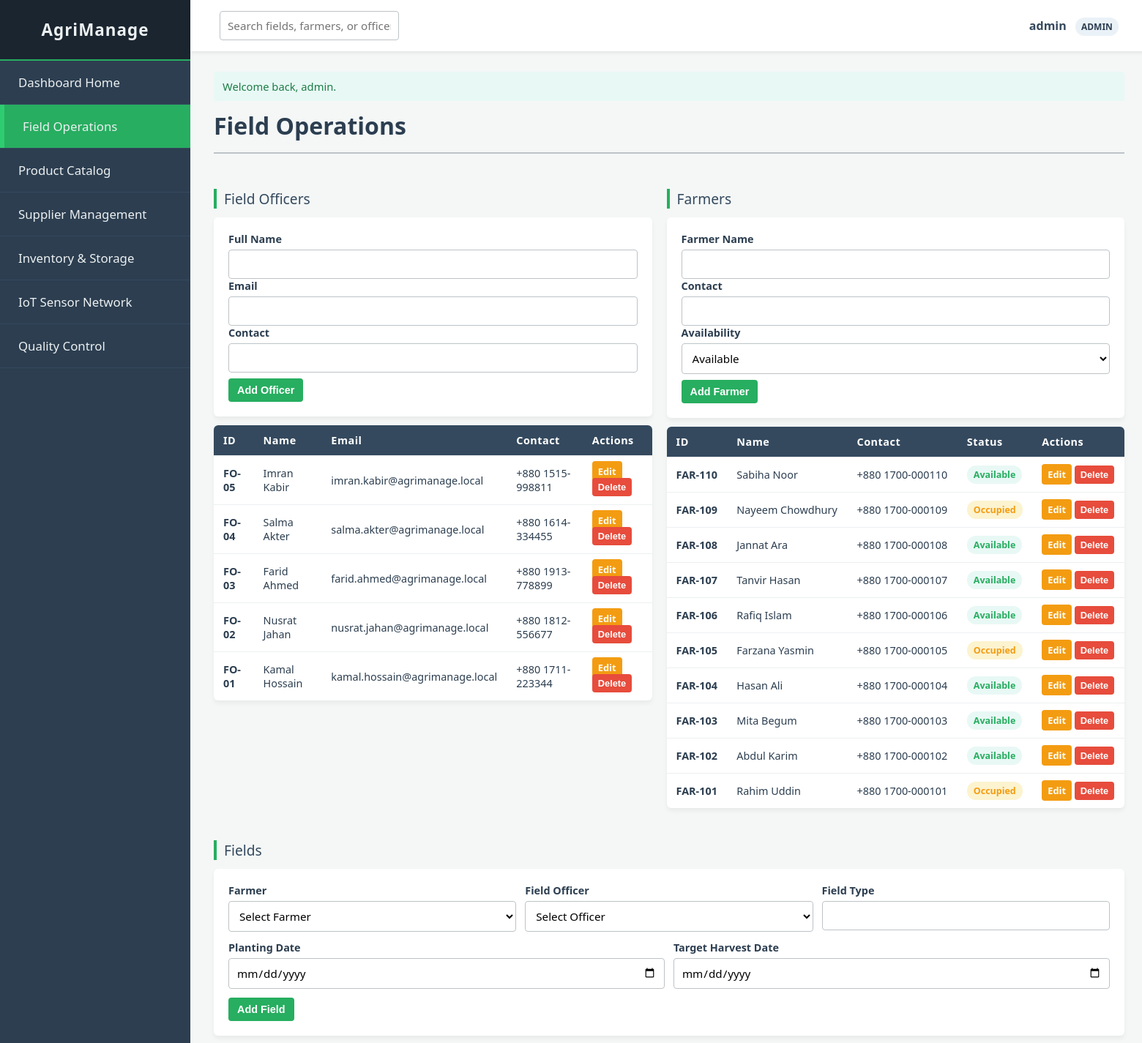
Screenshot of /modules/field_operations.php (signed in, upper part) with the database file from the repository.
### tables this page shows
CREATE TABLE `field_officers` (
  `field_officer_id` INT AUTO_INCREMENT PRIMARY KEY,
  `full_name` VARCHAR(120) NOT NULL,
  `email` VARCHAR(120) NOT NULL,
  `contact` VARCHAR(30) NOT NULL,
  UNIQUE KEY `uq_field_officers_email` (`email`)
);

CREATE TABLE `farmers` (
  `farmer_id` INT AUTO_INCREMENT PRIMARY KEY,
  `farmer_name` VARCHAR(120) NOT NULL,
  `contact_number` VARCHAR(30) NOT NULL,
  `availability` TINYINT(1) NOT NULL DEFAULT 1,
  KEY `idx_farmers_name` (`farmer_name`)
);

### includes/helpers.php (called while the page is built, shortened)
<?php
function h(?string $value): string
{
    return htmlspecialchars((string) $value, ENT_QUOTES, 'UTF-8');
}
function get_value(string $key, mixed $default = null): mixed
{
    return $_GET[$key] ?? $default;
}
function display_code(string $entity, int $id): string
{
    $map = [
        'field_officer' => ['FO', 2, 0],
        'farmer' => ['FAR', 3, 100],
        'field' => ['FLD', 4, 8000],
        'harvest' => ['HRV', 3, 300],
        'request' => ['REQ', 3, 50],
        'product' => ['PRD', 4, 1000],
        'supplier' => ['SUP', 3, 0],
        'order' => ['ORD', 4, 5000],
        'line_item' => ['LIT', 4, 0],
        'manager' => ['MGR', 3, 100],
        'storage' => ['STR', 3, 0],
        'stock' => ['STK', 4, 5000],
        'sensor' => ['SEN', 3, 0],
        'telemetry' => ['LOG', 7, 9940000],
        'status' => ['STS', 3, 0],
        'qc' => ['QCO', 3, 0],
        'inspection' => ['INSP', 4, 9000],
    ];
    [$prefix, $pad, $offset] = $map[$entity] ?? ['ID', 3, 0];
    $numeric = $id + $offset;
    return $prefix . '-' . str_pad((string) $numeric, $pad, '0', STR_PAD_LEFT);
}

### modules/field_operations.php (the view, shortened to what this page needs)
<?php
$pdo = get_pdo();
$editEntity = (string) get_value('edit_entity', '');
$editRecord = null;
$fieldOfficers = $pdo->query('SELECT * FROM field_officers ORDER BY field_officer_id DESC')->fetchAll();
$farmers = $pdo->query('SELECT * FROM farmers ORDER BY farmer_id DESC')->fetchAll();
require __DIR__ . '/../includes/header.php';
?>
<div class="module-header">
    <h1 class="page-title">Field Operations</h1>
</div>
<div class="dashboard-grid">
    <div>
        <div class="section-title">Field Officers</div>
        <div class="form-container">
            <?php $officerEdit = $editEntity === 'field_officer' ? $editRecord : null; ?>
            <form method="post" action="">
                <div class="form-group"><label>Full Name</label><input class="form-control" name="full_name" required value="<?= h($officerEdit['full_name'] ?? '') ?>"></div>
                <div class="form-group"><label>Email</label><input class="form-control" type="email" name="email" required value="<?= h($officerEdit['email'] ?? '') ?>"></div>
                <div class="form-group"><label>Contact</label><input class="form-control" name="contact" required value="<?= h($officerEdit['contact'] ?? '') ?>"></div>
                <div class="button-row">
                    <button class="btn btn-primary" type="submit"><?= $officerEdit ? 'Update Officer' : 'Add Officer' ?></button>
                </div>
            </form>
        </div>
        <div class="data-table-container" style="margin-top:12px;">
            <table class="data-table">
                <thead><tr><th>ID</th><th>Name</th><th>Email</th><th>Contact</th><th>Actions</th></tr></thead>
                <tbody>
                <?php foreach ($fieldOfficers as $row): ?>
                    <tr>
                        <td><strong><?= h(display_code('field_officer', (int) $row['field_officer_id'])) ?></strong></td>
                        <td><?= h($row['full_name']) ?></td>
                        <td><?= h($row['email']) ?></td>
                        <td><?= h($row['contact']) ?></td>
                        <td>
                            <a class="btn btn-warning btn-sm" href="?edit_entity=field_officer&edit_id=<?= h((string) $row['field_officer_id']) ?>">Edit</a>
                            <form method="post" action="" style="display:inline;" data-confirm="Delete this field officer?">
                                <button type="submit" class="btn btn-danger btn-sm">Delete</button>
                            </form>
                        </td>
                    </tr>
                <?php endforeach; ?>
                </tbody>
            </table>
        </div>
    </div>
    <div>
        <div class="section-title">Farmers</div>
        <div class="form-container">
            <?php $farmerEdit = $editEntity === 'farmer' ? $editRecord : null; ?>
            <form method="post" action="">
                <div class="form-group"><label>Farmer Name</label><input class="form-control" name="farmer_name" required value="<?= h($farmerEdit['farmer_name'] ?? '') ?>"></div>
                <div class="form-group"><label>Contact</label><input class="form-control" name="contact_number" required value="<?= h($farmerEdit['contact_number'] ?? '') ?>"></div>
                <div class="form-group">
                    <label>Availability</label>
                    <select class="form-control" name="availability">
                        <option value="1" <?= (string) ($farmerEdit['availability'] ?? '1') === '1' ? 'selected' : '' ?>>Available</option>
                    </select>
                </div>
                <div class="button-row">
                    <button class="btn btn-primary" type="submit"><?= $farmerEdit ? 'Update Farmer' : 'Add Farmer' ?></button>
                </div>
            </form>
        </div>
        <div class="data-table-container" style="margin-top:12px;">
            <table class="data-table">
                <thead><tr><th>ID</th><th>Name</th><th>Contact</th><th>Status</th><th>Actions</th></tr></thead>
                <tbody>
                <?php foreach ($farmers as $row): ?>
                    <tr>
                        <td><strong><?= h(display_code('farmer', (int) $row['farmer_id'])) ?></strong></td>
                        <td><?= h($row['farmer_name']) ?></td>
                        <td><?= h($row['contact_number']) ?></td>
                        <td><span class="badge <?= h((int) $row['availability'] === 1 ? 'badge-good' : 'badge-warning') ?>"><?= h((int) $row['availability'] === 1 ? 'Available' : 'Occupied') ?></span></td>
                        <td>
                            <a class="btn btn-warning btn-sm" href="?edit_entity=farmer&edit_id=<?= h((string) $row['farmer_id']) ?>">Edit</a>
                            <form method="post" action="" style="display:inline;" data-confirm="Delete this farmer?">
                                <button type="submit" class="btn btn-danger btn-sm">Delete</button>
                            </form>
                        </td>
                    </tr>
                <?php endforeach; ?>
                </tbody>
            </table>
        </div>
    </div>
    <div class="full-width">
        <div class="section-title">Fields</div>
        <div class="form-container">
            <?php $fieldEdit = $editEntity === 'field' ? $editRecord : null; ?>
            <form method="post" action="">
                <div class="form-row">
                    <div class="form-group">
                        <label>Farmer</label>
                        <select class="form-control" name="farmer_id" required>
                            <option value="">Select Farmer</option>
                        </select>
                    </div>
                    <div class="form-group">
                        <label>Field Officer</label>
                        <select class="form-control" name="field_officer_id" required>
                            <option value="">Select Officer</option>
                        </select>
                    </div>
                    <div class="form-group">
                        <label>Field Type</label>
                        <input class="form-control" name="field_type" required value="<?= h($fieldEdit['field_type'] ?? '') ?>">
                    </div>
                </div>
                <div class="form-row">
                    <div class="form-group"><label>Planting Date</label><input class="form-control" type="date" name="planting_date" value="<?= h($fieldEdit['planting_date'] ?? '') ?>" required></div>
                    <div class="form-group"><label>Target Harvest Date</label><input class="form-control" type="date" name="target_harvest_date" value="<?= h($fieldEdit['target_harvest_date'] ?? '') ?>" required></div>
                </div>
                <div class="button-row">
                    <button type="submit" class="btn btn-primary"><?= $fieldEdit ? 'Update Field' : 'Add Field' ?></button>
                </div>
            </form>
        </div>
    </div>
</div>
<?php require __DIR__ . '/../includes/footer.php'; ?>

### assets/css/app.css (style rules this page uses)
* { box-sizing: border-box; }
body { margin: 0; font-family: 'Segoe UI', Tahoma, Geneva, Verdana, sans-serif; background-color: #f4f7f6; color: #2c3e50; min-width: 1024px; overflow-x: auto; }
a { color: inherit; text-decoration: none; }
.module-header { display: flex; justify-content: space-between; align-items: center; border-bottom: 2px solid #bdc3c7; padding-bottom: 15px; margin-bottom: 24px; }
.page-title { margin: 0; color: #2c3e50; font-size: 2rem; }
.section-title { font-size: 1.2rem; color: #34495e; margin-bottom: 12px; margin-top: 24px; display: flex; justify-content: space-between; align-items: center; border-left: 4px solid #27ae60; padding-left: 10px; }
.dashboard-grid { display: grid; grid-template-columns: 1fr 1fr; gap: 20px; }
.full-width { grid-column: 1 / -1; }
.data-table-container, .form-container, .card { background: #fff; border-radius: 6px; box-shadow: 0 4px 6px rgba(0, 0, 0, 0.05); overflow: hidden; }
.form-container, .card { padding: 20px; }
.data-table { width: 100%; border-collapse: collapse; }
.data-table th, .data-table td { padding: 11px 13px; text-align: left; border-bottom: 1px solid #ecf0f1; font-size: 0.9rem; }
.data-table th { background-color: #34495e; color: #fff; font-weight: 600; letter-spacing: 0.5px; }
.data-table tr:last-child td { border-bottom: none; }
.form-row { display: flex; gap: 12px; margin-bottom: 12px; }
.form-group { flex: 1; }
.form-group label { display: block; margin-bottom: 5px; font-weight: 600; font-size: 0.9rem; }
.form-control, input[type="text"], input[type="number"], input[type="date"], input[type="datetime-local"], select, textarea { width: 100%; padding: 9px 10px; border: 1px solid #bdc3c7; border-radius: 4px; font-family: inherit; font-size: 0.95rem; background: #fff; }
.button-row { display: flex; gap: 8px; margin-top: 8px; flex-wrap: wrap; }
.btn, button { border: none; border-radius: 4px; cursor: pointer; font-size: 0.9rem; font-weight: 600; padding: 8px 12px; }
.btn-primary { background-color: #27ae60; color: #fff; }
.btn-warning { background-color: #f39c12; color: #fff; }
.btn-danger { background-color: #e74c3c; color: #fff; }
.btn-sm { font-size: 0.8rem; padding: 5px 8px; }
.badge { padding: 4px 9px; border-radius: 12px; font-size: 0.78rem; font-weight: bold; display: inline-block; }
.badge-good { background-color: #e8f8f5; color: #27ae60; }
.badge-warning { background-color: #fcf3cf; color: #f39c12; }

### rows the page displays
field_officers: field_officer_id "FO-05", full_name "Imran Kabir", email "imran.kabir@agrimanage.local", contact "+880 1515-998811"
field_officers: field_officer_id "FO-04", full_name "Salma Akter", email "salma.akter@agrimanage.local", contact "+880 1614-334455"
field_officers: field_officer_id "FO-03", full_name "Farid Ahmed", email "farid.ahmed@agrimanage.local", contact "+880 1913-778899"
field_officers: field_officer_id "FO-02", full_name "Nusrat Jahan", email "nusrat.jahan@agrimanage.local", contact "+880 1812-556677"
field_officers: field_officer_id "FO-01", full_name "Kamal Hossain", email "kamal.hossain@agrimanage.local", contact "+880 1711-223344"
farmers: farmer_id "FAR-110", farmer_name "Sabiha Noor", contact_number "+880 1700-000110", availability "Available"
farmers: farmer_id "FAR-109", farmer_name "Nayeem Chowdhury", contact_number "+880 1700-000109", availability "Occupied"
farmers: farmer_id "FAR-108", farmer_name "Jannat Ara", contact_number "+880 1700-000108", availability "Available"
farmers: farmer_id "FAR-107", farmer_name "Tanvir Hasan", contact_number "+880 1700-000107", availability "Available"
farmers: farmer_id "FAR-106", farmer_name "Rafiq Islam", contact_number "+880 1700-000106", availability "Available"
farmers: farmer_id "FAR-105", farmer_name "Farzana Yasmin", contact_number "+880 1700-000105", availability "Occupied"
farmers: farmer_id "FAR-104", farmer_name "Hasan Ali", contact_number "+880 1700-000104", availability "Available"
farmers: farmer_id "FAR-103", farmer_name "Mita Begum", contact_number "+880 1700-000103", availability "Available"
farmers: farmer_id "FAR-102", farmer_name "Abdul Karim", contact_number "+880 1700-000102", availability "Available"
farmers: farmer_id "FAR-101", farmer_name "Rahim Uddin", contact_number "+880 1700-000101", availability "Occupied"

### other values shown
$item[0] "Dashboard Home"
$item[0] "Field Operations"
$item[0] "Product Catalog"
$item[0] "Supplier Management"
$item[0] "Inventory & Storage"
$item[0] "IoT Sensor Network"
$item[0] "Quality Control"
$user['username'] "admin"
$user['role'] "ADMIN"
$flash['message'] "Welcome back, admin."
